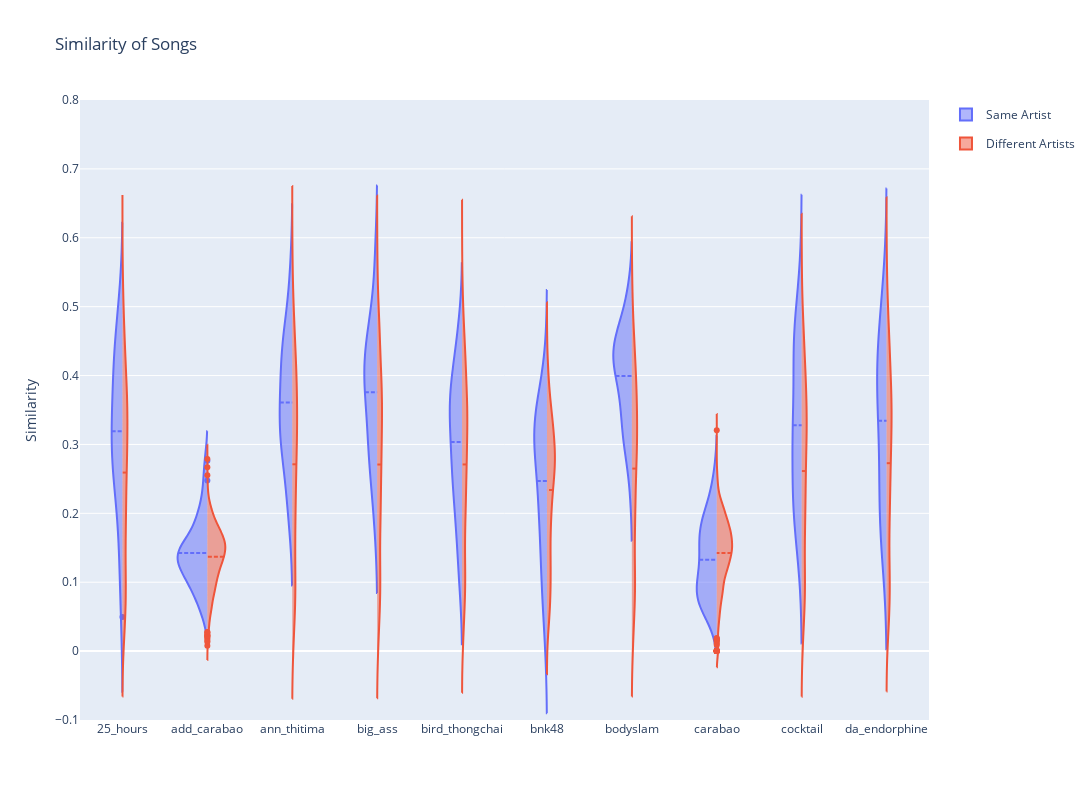

The notebook cell this image was saved under:
### Code cell
df = artist_song_filter_df

fig = go.Figure()

fig.add_trace(go.Violin(x=df['artist_artist'][df['same_artist']],
                        y=df['vector_similarity'][df['same_artist']],
                        legendgroup='Same Artist', scalegroup='Same Artist', name='Same Artist',
                        side='negative')
             )
fig.add_trace(go.Violin(x=df['artist_artist'][~df['same_artist']],
                        y=df['vector_similarity'][~df['same_artist']],
                        legendgroup='Different Artists', scalegroup='Different Artists', name='Different Artists',
                        side='positive')
             )


fig.update_layout(
    width=2000,
    height=800,)
fig.update_traces(meanline_visible=True)
fig.update_layout(violingap=0, violinmode='overlay')
fig.update_layout(title='Similarity of Songs')
fig.update_xaxes(range=[-0.5, 9.5])
fig.update_yaxes(range=[-0.1, 0.8], title='Similarity')
fig.show()

# Note that you should click *Autoscale* on the figure option to show all artists' violins

### Figure 1 — Plotly figure (JSON) as saved in the notebook; plotly's stock layout.template omitted (floating-point values rounded to 4 significant figures; data arrays with more than 128 entries replaced by an {"elided": "..."} marker saying what was removed)
{"data": [{"legendgroup": "Same Artist", "meanline": {"visible": true}, "name": "Same Artist", "scalegroup": "Same Artist", "side": "negative", "type": "violin", "x": {"elided": "1295 str values"}, "y": {"elided": "1295 float values"}}, {"legendgroup": "Different Artists", "meanline": {"visible": true}, "name": "Different Artists", "scalegroup": "Different Artists", "side": "positive", "type": "violin", "x": {"elided": "46620 str values"}, "y": {"elided": "46620 float values"}}], "layout": {"height": 800, "title": {"text": "Similarity of Songs"}, "violingap": 0, "violinmode": "overlay", "width": 2000, "xaxis": {"range": [-0.5, 9.5]}, "yaxis": {"range": [-0.1, 0.8], "title": {"text": "Similarity"}}}}
